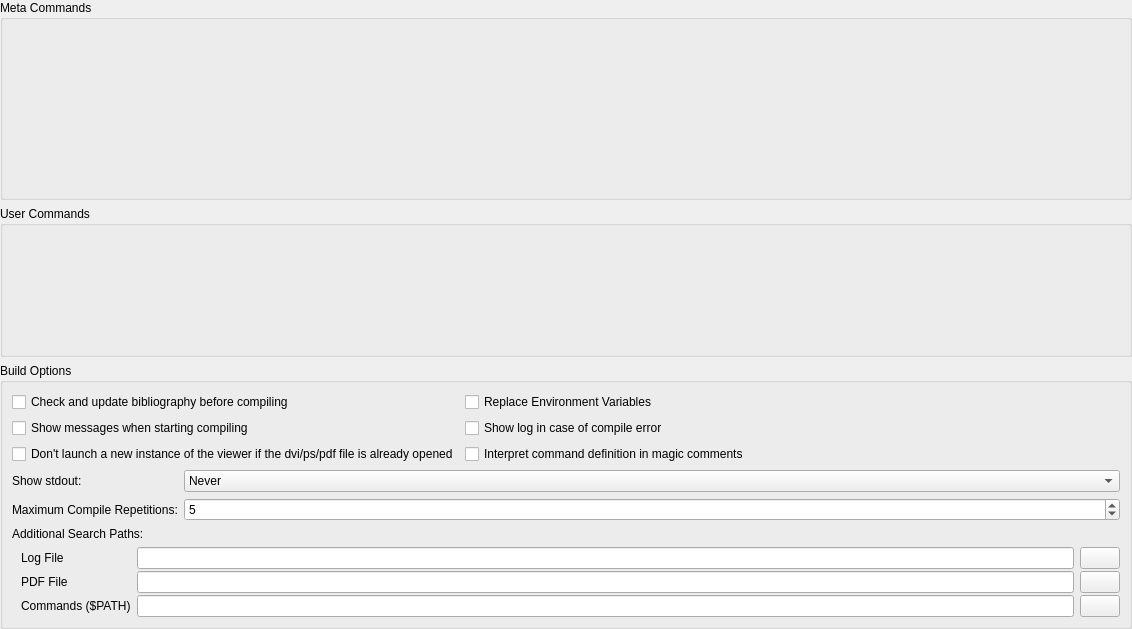
             <widget class="QWidget" name="scrollAreaBuildContents">
              <property name="geometry">
               <rect>
                <x>0</x>
                <y>0</y>
                <width>1132</width>
                <height>629</height>
               </rect>
              </property>
              <layout class="QVBoxLayout" name="verticalLayout_17">
               <property name="leftMargin">
                <number>0</number>
               </property>
               <property name="topMargin">
                <number>0</number>
               </property>
               <property name="rightMargin">
                <number>0</number>
               </property>
               <property name="bottomMargin">
                <number>0</number>
               </property>
               <item>
                <widget class="QGroupBox" name="groupBoxMetaCommands">
                 <property name="sizePolicy">
                  <sizepolicy hsizetype="Preferred" vsizetype="Preferred">
                   <horstretch>0</horstretch>
                   <verstretch>0</verstretch>
                  </sizepolicy>
                 </property>
                 <property name="minimumSize">
                  <size>
                   <width>0</width>
                   <height>200</height>
                  </size>
                 </property>
                 <property name="baseSize">
                  <size>
                   <width>0</width>
                   <height>0</height>
                  </size>
                 </property>
                 <property name="title">
                  <string>Meta Commands</string>
                 </property>
                </widget>
               </item>
               <item>
                <widget class="QGroupBox" name="groupBoxUserCommands">
                 <property name="minimumSize">
                  <size>
                   <width>0</width>
                   <height>95</height>
                  </size>
                 </property>
                 <property name="title">
                  <string>User Commands</string>
                 </property>
                 <property name="alignment">
                  <set>Qt::AlignmentFlag::AlignLeading|Qt::AlignmentFlag::AlignLeft|Qt::AlignmentFlag::AlignTop</set>
                 </property>
                </widget>
               </item>
               <item>
                <widget class="QGroupBox" name="groupBoxBuildOptions">
                 <property name="title">
                  <string>Build Options</string>
                 </property>
                 <property name="advancedOption" stdset="0">
                  <bool>true</bool>
                 </property>
                 <layout class="QFormLayout" name="formLayout">
                  <property name="fieldGrowthPolicy">
                   <enum>QFormLayout::FieldGrowthPolicy::AllNonFixedFieldsGrow</enum>
                  </property>
                  <item row="0" column="0">
                   <widget class="QCheckBox" name="checkBoxRunAfterBibTeXChange">
                    <property name="toolTip">
                     <string>Runs txs:///recompile-bibliography, if bib-files were changed.</string>
                    </property>
                    <property name="text">
                     <string>Check and update bibliography before compiling</string>
                    </property>
                   </widget>
                  </item>
                  <item row="1" column="0">
                   <widget class="QCheckBox" name="checkBoxShowMessagesOnCompile">
                    <property name="text">
                     <string>Show messages when starting compiling</string>
                    </property>
                   </widget>
                  </item>
                  <item row="2" column="0">
                   <widget class="QCheckBox" name="checkBoxSingleInstanceViewer">
                    <property name="sizePolicy">
                     <sizepolicy hsizetype="Minimum" vsizetype="Fixed">
                      <horstretch>0</horstretch>
                      <verstretch>0</verstretch>
                     </sizepolicy>
                    </property>
                    <property name="minimumSize">
                     <size>
                      <width>0</width>
                      <height>0</height>
                     </size>
                    </property>
                    <property name="baseSize">
                     <size>
                      <width>600</width>
                      <height>0</height>
                     </size>
                    </property>
                    <property name="text">
                     <string>Don't launch a new instance of the viewer if the dvi/ps/pdf file is already opened</string>
                    </property>
                   </widget>
                  </item>
                  <item row="3" column="0" colspan="2">
                   <layout class="QGridLayout" columnstretch="0,1">
                    <item row="0" column="0">
                     <widget class="QLabel" name="label_37">
                      <property name="text">
                       <string>Show stdout:</string>
                      </property>
                     </widget>
                    </item>
                    <item row="0" column="1">
                     <widget class="QComboBox" name="comboBoxShowStdout">
                      <item>
                       <property name="text">
                        <string>Never</string>
                       </property>
                      </item>
                      <item>
                       <property name="text">
                        <string>Only For User Commands</string>
                       </property>
                      </item>
                      <item>
                       <property name="text">
                        <string>Always (If not redirected &gt; /dev/null)</string>
                       </property>
                      </item>
                     </widget>
                    </item>
                    <item row="1" column="0">
                     <widget class="QLabel" name="label_38">
                      <property name="toolTip">
                       <string>Some LaTeX constructs (e.g. references) need multiple compilation cycles until they are displayed correctly.</string>
                      </property>
                      <property name="text">
                       <string>Maximum Compile Repetitions:</string>
                      </property>
                     </widget>
                    </item>
                    <item row="1" column="1">
                     <widget class="QSpinBox" name="spinBoxRerunLatex">
                      <property name="value">
                       <number>5</number>
                      </property>
                     </widget>
                    </item>
                   </layout>
                  </item>
                  <item row="7" column="0" colspan="2">
                   <layout class="QGridLayout" name="gridLayout_1">
                    <property name="leftMargin">
                     <number>9</number>
                    </property>
                    <property name="topMargin">
                     <number>0</number>
                    </property>
                    <property name="rightMargin">
                     <number>0</number>
                    </property>
                    <property name="bottomMargin">
                     <number>0</number>
                    </property>
                    <property name="verticalSpacing">
                     <number>2</number>
                    </property>
                    <item row="1" column="1">
                     <widget class="QLineEdit" name="lineEditPathPDF"/>
                    </item>
                    <item row="2" column="1">
                     <widget class="QLineEdit" name="lineEditPathCommands"/>
                    </item>
                    <item row="1" column="2">
                     <widget class="QPushButton" name="pushButtonPathPdf">
                      <property name="sizePolicy">
                       <sizepolicy hsizetype="Maximum" vsizetype="Fixed">
                        <horstretch>0</horstretch>
                        <verstretch>0</verstretch>
                       </sizepolicy>
                      </property>
                      <property name="text">
                       <string/>
                      </property>
                      <property name="icon">
                       <iconset resource="../images.qrc">
                        <normaloff>:/images-ng/document-open.svgz</normaloff>:/images-ng/document-open.svgz</iconset>
                      </property>
                     </widget>
                    </item>
                    <item row="2" column="0">
                     <widget class="QLabel" name="label_59">
                      <property name="text">
                       <string>Commands ($PATH)</string>
                      </property>
                     </widget>
                    </item>
                    <item row="1" column="0">
                     <widget class="QLabel" name="label_58">
                      <property name="text">
                       <string>PDF File</string>
                      </property>
                     </widget>
                    </item>
                    <item row="0" column="1">
                     <widget class="QLineEdit" name="lineEditPathLog"/>
                    </item>
                    <item row="0" column="2">
                     <widget class="QPushButton" name="pushButtonPathLog">
                      <property name="sizePolicy">
                       <sizepolicy hsizetype="Maximum" vsizetype="Fixed">
                        <horstretch>0</horstretch>
                        <verstretch>0</verstretch>
                       </sizepolicy>
                      </property>
                      <property name="text">
                       <string/>
                      </property>
                      <property name="icon">
                       <iconset resource="../images.qrc">
                        <normaloff>:/images-ng/document-open.svgz</normaloff>:/images-ng/document-open.svgz</iconset>
                      </property>
                     </widget>
                    </item>
                    <item row="2" column="2">
                     <widget class="QPushButton" name="pushButtonPathCommands">
                      <property name="sizePolicy">
                       <sizepolicy hsizetype="Maximum" vsizetype="Fixed">
                        <horstretch>0</horstretch>
                        <verstretch>0</verstretch>
                       </sizepolicy>
                      </property>
                      <property name="text">
                       <string/>
                      </property>
                      <property name="icon">
                       <iconset resource="../images.qrc">
                        <normaloff>:/images-ng/document-open.svgz</normaloff>:/images-ng/document-open.svgz</iconset>
                      </property>
                     </widget>
                    </item>
                    <item row="0" column="0">
                     <widget class="QLabel" name="label_57">
                      <property name="text">
                       <string>Log File</string>
                      </property>
                     </widget>
                    </item>
                   </layout>
                  </item>
                  <item row="6" column="0" colspan="2">
                   <widget class="QLabel" name="label_68">
                    <property name="text">
                     <string>Additional Search Paths:</string>
                    </property>
                   </widget>
                  </item>
                  <item row="0" column="1">
                   <widget class="QCheckBox" name="checkBoxReplaceEnvironmentVariables">
                    <property name="toolTip">
                     <string>Replaces environment variables in commands.The behavior is OS-specific.

Windows:
Variables are written as: %MYVAR%. They are case-insensitive.

Linux, OS X:
Variables are written as: $MYVAR. They are case-sensitive.
</string>
                    </property>
                    <property name="text">
                     <string>Replace Environment Variables</string>
                    </property>
                   </widget>
                  </item>
                  <item row="1" column="1">
                   <widget class="QCheckBox" name="checkBoxShowLogInCaseOfCompileError">
                    <property name="text">
                     <string>Show log in case of compile error</string>
                    </property>
                   </widget>
                  </item>
                  <item row="2" column="1">
                   <widget class="QCheckBox" name="checkBoxInterpetCommandDefinitionInMagicComment">
                    <property name="toolTip">
                     <string>This allows to redefine commands using comment of style &lt;code&gt;%&amp;nbsp;!TeX&amp;nbsp;program&lt;/code&gt;, &lt;code&gt;%&amp;nbsp;!TeX&amp;nbsp;TS-program&lt;/code&gt; and &lt;code&gt;%&amp;nbsp;!TeX&amp;nbsp;TXS-program&lt;/code&gt;. For details see the manual.</string>
                    </property>
                    <property name="text">
                     <string>Interpret command definition in magic comments</string>
                    </property>
                   </widget>
                  </item>
                 </layout>
                </widget>
               </item>
              </layout>
             </widget>
